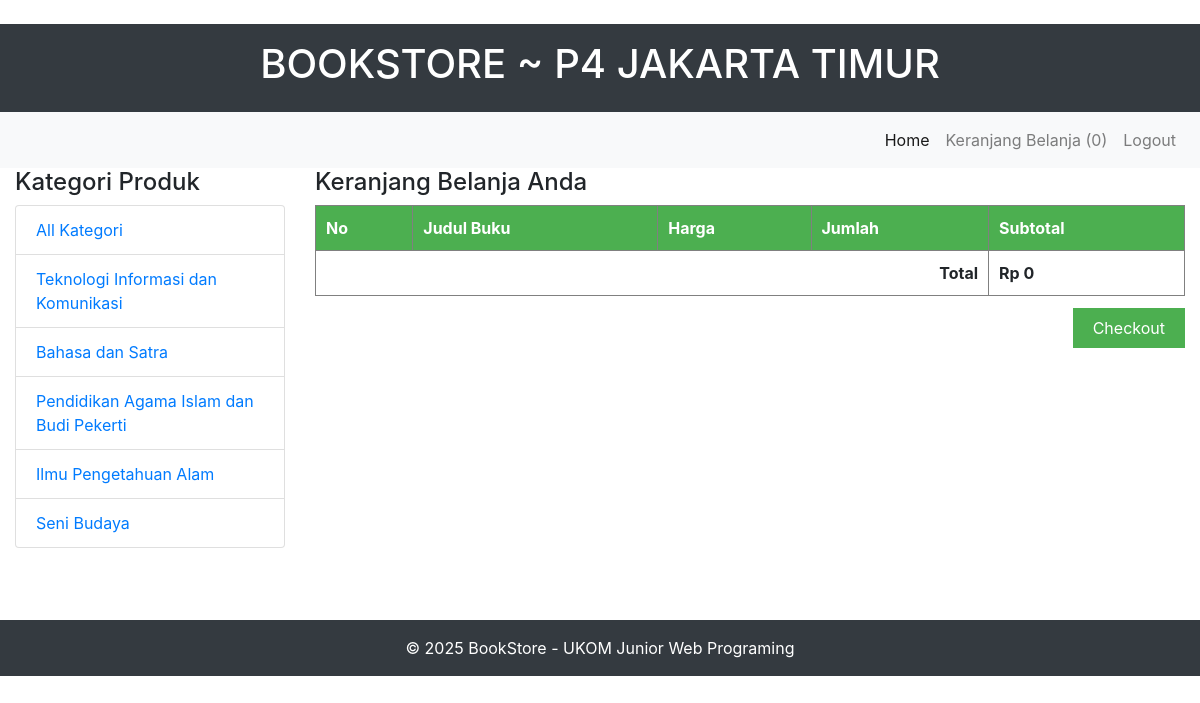
Screenshot of /keranjang.php (signed in) with the database file from the repository.
### tables this page shows
CREATE TABLE `tb_kategori` (
  `id_kategori` int(11) NOT NULL,
  `nama_kategori` varchar(255) NOT NULL
);

### keranjang.php (the view, shortened to what this page needs)
<?php
include "koneksi.php";
?>
<!DOCTYPE html>
<html lang="en">
<head>
    <?php include "title.php"; ?>
    <link rel="stylesheet" type="text/css" href="https://cdn.datatables.net/1.11.5/css/jquery.dataTables.css">
</head>
<body  class="d-flex flex-column h-100">
    <?php include 'header.php'; ?>
    <?php include 'menu.php'; ?>
    <div class="container-fluid">
        <div class="row">
                <div class="col-md-3 mb-4">
                    <h4>Kategori Produk</h4>
                    <ul class="list-group mb-4">
                        <li class="list-group-item"><a href="index.php">All Kategori</a></li>
                        <?php foreach($kategori_list as $kategori): ?>
                            <li class="list-group-item">
                            <a href="index.php?kategori=<?= $kategori['id_kategori']; ?>"><?= $kategori['nama_kategori']; ?></a>
                            </li>
                        <?php endforeach; ?>
                    </ul>
                </div>
            <div class="col-md-9">
                <h4>Keranjang Belanja Anda</h4>
                    <table border="1" cellpadding="10" cellspacing="0" style="width: 100%; border-collapse: collapse;">
                        <thead style="background-color: #4CAF50; color: white;">
                            <tr>
                                <th>No</th>
                                <th>Judul Buku</th>
                                <th>Harga</th>
                                <th>Jumlah</th>
                                <th>Subtotal</th>
                            </tr>
                        </thead>
                        <tbody>
                            <?php
                            $total = 0;
                            ?>
                            <tr style="font-weight: bold;">
                                <td colspan="4" style="text-align: right;">Total</td>
                                <td>Rp <?php echo number_format($total, 0, ',', '.'); ?></td>
                            </tr>
                        </tbody>
                    </table>
                    <div style="margin-top: 20px; text-align: right;">
                        <a href="checkout.php" onclick="return validateCheckout()" style="background: #4CAF50; color: white; padding: 10px 20px; text-decoration: none;">Checkout</a>
                    </div>
            </div>
        </div>
    </div>
<?php include 'footer.php'; ?>

### rows the page displays
tb_kategori: nama_kategori "Teknologi Informasi dan Komunikasi"
tb_kategori: nama_kategori "Bahasa dan Satra"
tb_kategori: nama_kategori "Pendidikan Agama Islam dan Budi Pekerti"
tb_kategori: nama_kategori "Ilmu Pengetahuan Alam"
tb_kategori: nama_kategori "Seni Budaya"

### other values shown
$jumlah_item_keranjang "0"
$total "0"
